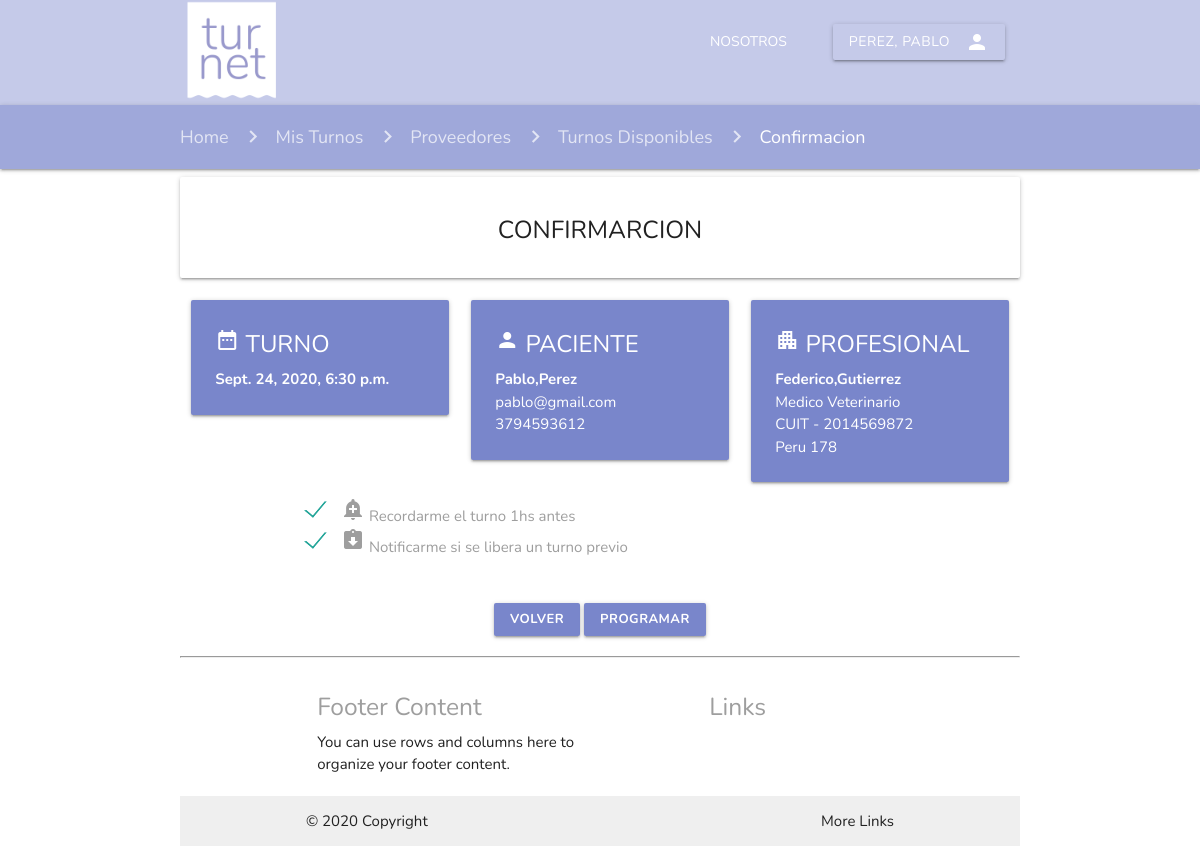
/turnos/homecliente/misturnos/1/lista/turnosprov/1/confirmar/8, run on the app's committed database.
### turnos/models.py (models this page shows)
class Cliente(models.Model):
	dni = models.IntegerField()
	nombre = models.CharField(max_length=30)
	apellido = models.CharField(max_length=30)
	direccion = models.CharField(max_length=30)
	tel = models.CharField(max_length=30)
	mail = models.EmailField(max_length=30)

class Turno(models.Model):
	idcliente = models.ForeignKey(Cliente,on_delete=models.CASCADE,null=True,blank=True)
	idproveedor = models.ForeignKey(Proveedor,on_delete=models.CASCADE)
	fecha_turno = models.DateTimeField(null=False,blank=False)
	fecha_solicitud = models.DateTimeField(null=True,blank=True)

class Proveedor(models.Model):
	cuit = models.IntegerField()
	nombre = models.CharField(max_length=30)
	apellido = models.CharField(max_length=30)
	direccion = models.CharField(max_length=30)
	tel = models.CharField(max_length=30)
	mail = models.EmailField(max_length=30)
	descrpcion= models.CharField(max_length=30)
	rubro= models.CharField(max_length=30)

### turnos/views.py (the view)
# urls.py: path('homecliente/misturnos/<int:idcli>/lista/turnosprov/<int:idprov>/confirmar/<int:idturno>',views.confirmacion),
def confirmacion(request,idcli,idprov,idturno):
	turno = Turno.objects.get(id=idturno)
	cliente = Cliente.objects.get(id=idcli)
	prov = Proveedor.objects.get(id=idprov)
	temp = loader.get_template("confirmacion.html")
	context = {	"cliente":cliente,
				"apellidocli":cliente.apellido,
				"nombrecli":cliente.nombre,
				"turnos":turno,
				"proveedores":prov}
	return HttpResponse(temp.render(context))

### turnos/templates/confirmacion.html (shortened to what this page needs)
{%	extends "homeuser.html" %}
{% load static %}
{% block content %}
<body>
  <nav class="navbar indigo lighten-4 ">
    <div class="container nav-wrapper ">
      <a href="#" class="brand-logo "><img class="logo" src="{% static 'img/turnet.png' %}" alt=""></a>
      <ul class="right hide-on-med-and-down">
      <li><a class="white-text waves-effect waves-light transparent btn-flat" href="#">Nosotros</a></li>
      <li><a class="registro transparent waves-effect waves-light btn" href="#"><i class="material-icons right">person</i>{{apellidocli}}, {{nombrecli}}</a></li>
      </ul>
    </div>
</nav>
  <nav class="#7986cb indigo lighten-3">
    <div class="container">
      <div class="nav-wrapper">
        <div class="col s12">
          <a href="/turnos/homecliente/{{cliente.id}}" class="breadcrumb">Home</a>
          <a href="/turnos/homecliente/misturnos/{{cliente.id}}" class="breadcrumb">Mis Turnos</a>
          <a href="/turnos/homecliente/misturnos/{{cliente.id}}/lista" class="breadcrumb">Proveedores</a>
          <a href="/turnos/homecliente/misturnos/{{cliente.id}}/lista/turnosprov/{{proveedores.id}}" class="breadcrumb">Turnos Disponibles</a>
          <a href="#!" class="breadcrumb">Confirmacion</a>
        </div>
      </div>
    </div>
  </nav>
    <div class="container">
      <div class="card-panel center">
        <div class="cointainer">
          <div class="col s12 m8 offset-m2 l6 offset-l3">
              <h5>CONFIRMARCION</h5>
          </div>
        </div>
      </div>
    </div>
        <div class="container">
          <div class="row">
              <div class="col s2 m4">
                <div class="card indigo lighten-2">
                  <div class="card-content white-text">
                    <span class="card-title"><i class="material-icons">date_range</i><b> TURNO</b></span>
                    <p><b>{{turnos.fecha_turno}}</b></p>
                  </div>
                </div>
              </div>
              <div class="col s2 m4">
                <div class="card indigo lighten-2">
                  <div class="card-content white-text">
                    <span class="card-title"><i class="material-icons">person</i><b> PACIENTE </b></span>
                    <p><b>{{cliente.nombre}},{{cliente.apellido}}</b></p>
                    <p>{{cliente.mail}}</p>
                    <p>{{cliente.tel}}</p>
                  </div>
                </div>
              </div>
              <div class="col s2 m4">
                <div class="card indigo lighten-2">
                  <div class="card-content white-text">
                    <span class="card-title"><i class="material-icons">apartment</i><b> PROFESIONAL </b></span>
                    <p><b>{{proveedores.nombre}},{{proveedores.apellido}}</b></p>
                    <p>{{proveedores.rubro}}</p>
                    <p>CUIT - {{proveedores.cuit}}</p>
                    <p>{{proveedores.direccion}}</p>
                  </div>
                </div>
              </div>
            <div class="container" >
              <form action="#" >
                <p>
                  <label>
                    <span><i class="material-icons">add_alert</i> Recordarme el turno 1hs antes</span>
                  </label>
                </p>
                <p>
                  <label>
                    <span><i class="material-icons">assignment_returned</i>  Notificarme si se libera un turno previo</span>
                  </label>
                </p>
              </form>
            </div>
            <div class="container center">
              <BR></BR>
              <a class="waves-effect waves-light btn-small #7986cb indigo lighten-2" href="/turnos/homecliente/misturnos/{{cliente.id}}/lista" ><B> Volver</B></a>
              <a class="waves-effect waves-light btn-small #7986cb indigo lighten-2" href="/turnos/homecliente/misturnos/{{cliente.id}}/lista/turnosprov/{{proveedores.id}}/confirmar/{{turnos.id}}/exito "><b>Programar</b></a>
            </div>
    </div>
</body>
{% endblock %}

### turnos/static/css/style.css (style rules this page uses)
* { margin:0; padding:0; font-family: 'Nunito', sans-serif; }
body { display: flex; min-height: 100vh; flex-direction: column; }
.logo { height: 100px; width: 100px; }
.navbar { height: 105px; }
ul li { padding: 0px 2px; margin-top: 10px; }

### data on the page
Cliente: apellido "PEREZ", nombre "PABLO", nombre "Pablo", apellido "Perez", mail "pablo@gmail.com", tel "3794593612"
Turno: fecha_turno "Sept. 24, 2020, 6:30 p.m."
Proveedor: nombre "Federico", apellido "Gutierrez", rubro "Medico Veterinario", cuit "2014569872", direccion "Peru 178"
